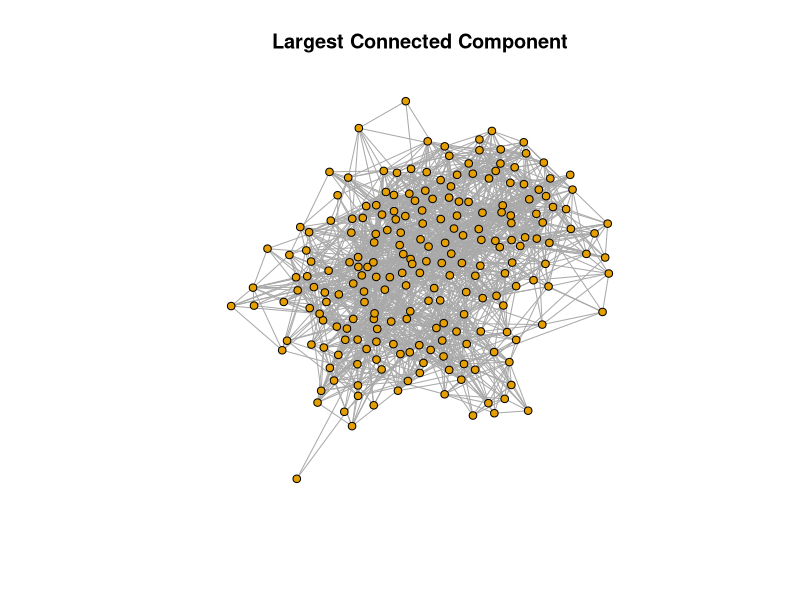

The R source for this figure:
# Generate 50 Gn,m null versions of the network in http://www.
# networkatlas.eu/exercises/19/3/data.txt, respecting the number
# of nodes and edges. Derive the number of standard deviations
# between the observed values and the null average of clustering
# and average path length. (Consider only the largest connected
# component) Which of these two is statistically significant?

library(here)
library(igraph)

# Reading the data and creating the graph 
edges <- read.table("data.txt", header=FALSE)
nodes <- unique(c(edges$V1, edges$V2))
node_map <- setNames(seq_along(nodes), nodes)
edges_mapped <- as.data.frame(lapply(edges, function(col) node_map[as.character(col)]))
g <- graph_from_edgelist(as.matrix(edges_mapped), directed=FALSE)

# Solution 

# Largest component
cl <- clusters(g)
giant <- induced_subgraph(g, which(cl$membership == which.max(cl$csize)))
n <- vcount(giant)
m <- ecount(giant)

# Observed stats
obs_clustering <- transitivity(giant, type="global")
obs_path <- average.path.length(giant)

# Null models
null_clustering <- numeric(50)
null_path <- numeric(50)
set.seed(42)
for (i in 1:50) {
  null_g <- erdos.renyi.game(n, m, type="gnm", directed=FALSE)
  comps <- clusters(null_g)
  largest <- induced_subgraph(null_g, which(comps$membership == which.max(comps$csize)))
  null_clustering[i] <- transitivity(largest, type="global")
  null_path[i] <- average.path.length(largest)
}

# Z-scores
mean_clust <- mean(null_clustering)
sd_clust <- sd(null_clustering)
z_clust <- (obs_clustering - mean_clust) / sd_clust

mean_path <- mean(null_path)
sd_path <- sd(null_path)
z_path <- (obs_path - mean_path) / sd_path

cat(sprintf("Observed clustering: %.4f\n", obs_clustering))
cat(sprintf("Null mean clustering: %.4f, SD: %.4f, z-score: %.2f\n", mean_clust, sd_clust, z_clust))
cat(sprintf("Observed avg path: %.4f\n", obs_path))
cat(sprintf("Null mean avg path: %.4f, SD: %.4f, z-score: %.2f\n", mean_path, sd_path, z_path))

################################################################################
# Optional 
# printing a plot of the network 
plot(
  giant,
  vertex.size = 4,
  vertex.label = NA,
  edge.arrow.size = 0.3,
  main = "Largest Connected Component"
)
################################################################################
